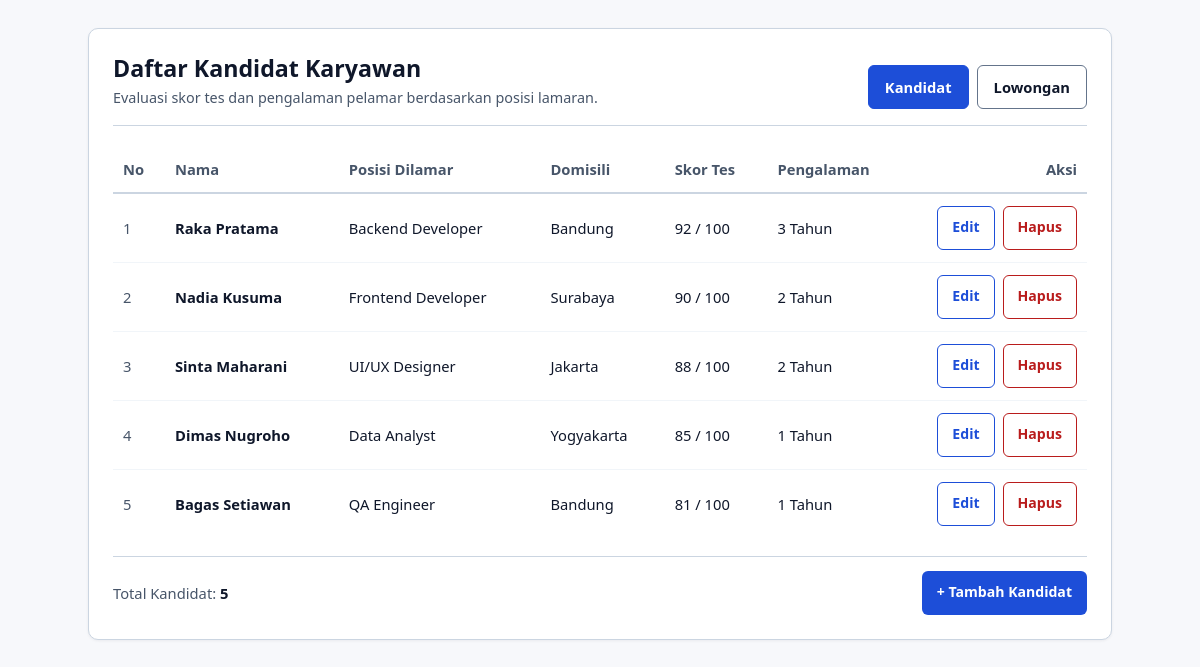
The page / on the database its author committed.
### tables this page shows
CREATE TABLE IF NOT EXISTS `kandidat` (
  `id` int(11) NOT NULL AUTO_INCREMENT,
  `nama` varchar(100) NOT NULL,
  `posisi` varchar(100) NOT NULL,
  `domisili` varchar(100) NOT NULL,
  `skorTes` int(11) NOT NULL DEFAULT 0,
  `pengalamanTahun` int(11) NOT NULL DEFAULT 0,
  PRIMARY KEY (`id`)
);

### models/DB.php (called while the page is built, shortened)
<?php
class DB {
    private string $host = "localhost";
    private string $db_name = "mvp_kandidat_db";
    private string $username = "root";
    private string $password = "";
    private ?PDO $conn = null;
    private ?PDOStatement $result = null;
    public function __construct(
        string $host = "localhost",
        string $db_name = "mvp_kandidat_db",
        string $username = "root",
        string $password = ""
    ) {
        $this->host = $host;
        $this->db_name = $db_name;
        $this->username = $username;
        $this->password = $password;
        $this->conn = $this->connect();
    }
    public function connect(): PDO {
        try {
            $dsn = "mysql:host={$this->host};dbname={$this->db_name};charset=utf8mb4";
            $options = [
                PDO::ATTR_ERRMODE => PDO::ERRMODE_EXCEPTION,
                PDO::ATTR_DEFAULT_FETCH_MODE => PDO::FETCH_ASSOC,
                PDO::ATTR_EMULATE_PREPARES => false,
            ];
            return new PDO($dsn, $this->username, $this->password, $options);
        } catch (PDOException $e) {
            throw new RuntimeException("Koneksi Database Gagal: " . $e->getMessage(), 0, $e);
        }
    }
    public function executeQuery(string $query, array $params = []): PDOStatement {
        try {
            $stmt = $this->conn->prepare($query);
            $stmt->execute($params);
            $this->result = $stmt;
            return $stmt;
        } catch (PDOException $e) {
            throw new RuntimeException("Query Gagal: " . $e->getMessage(), 0, $e);
        }
    }
    public function getAllResult(): array {
        return $this->result->fetchAll(PDO::FETCH_ASSOC);
    }
}
?>

### models/TabelKandidat.php (called while the page is built, shortened)
<?php
require_once __DIR__ . '/DB.php';
require_once __DIR__ . '/Kandidat.php';
class TabelKandidat extends DB implements KontrakModel {
    private function mapRowToKandidat(array $row): Kandidat {
        return new Kandidat(
            (int)$row['id'],
            $row['nama'],
            $row['posisi'],
            $row['domisili'],
            (int)$row['skorTes'],
            (int)$row['pengalamanTahun']
        );
    }
    public function getAllKandidat(): array {
        $query = "SELECT * FROM kandidat ORDER BY skorTes DESC, id ASC";
        $this->executeQuery($query);
        $rows = $this->getAllResult();
        $list = [];
        foreach ($rows as $row) {
            $list[] = $this->mapRowToKandidat($row);
        }
        return $list;
    }
}
?>

### presenters/BasePresenter.php (called while the page is built, shortened)
<?php
abstract class BasePresenter {
    protected function buildStatusBanner(?string $statusCode, string $entityLabel): string {
        if ($statusCode === null || $statusCode === '') {
            return '';
        }
        $safeLabel = htmlspecialchars($entityLabel, ENT_QUOTES, 'UTF-8');
        $map = [
            'added'    => ['success', 'status', "Berhasil: Data {$safeLabel} baru telah ditambahkan."],
            'updated'  => ['success', 'status', "Berhasil: Data {$safeLabel} telah diperbarui."],
            'deleted'  => ['success', 'status', "Berhasil: Data {$safeLabel} telah dihapus."],
            'invalid'  => ['error',   'alert',  "Perhatian: Pastikan seluruh kolom {$safeLabel} terisi dengan nilai yang valid."],
            'notfound' => ['error',   'alert',  "Perhatian: Data {$safeLabel} yang dipilih tidak ditemukan."],
        ];
        [$variant, $role, $message] = $map[$statusCode];
        return "<div class='status-banner status-banner--{$variant}' role='{$role}'>{$message}</div>";
    }
}
?>

### models/Kandidat.php (called while the page is built, shortened)
<?php
class Kandidat {
    private ?int $id;
    private string $nama;
    private string $posisi;
    private string $domisili;
    private int $skorTes;
    private int $pengalamanTahun;
    public function __construct(
        ?int $id,
        string $nama,
        string $posisi,
        string $domisili,
        int $skorTes,
        int $pengalamanTahun
    ) {
        $this->id = $id;
        $this->nama = $nama;
        $this->posisi = $posisi;
        $this->domisili = $domisili;
        $this->skorTes = $skorTes;
        $this->pengalamanTahun = $pengalamanTahun;
    }
    public function getId(): ?int { return $this->id; }
    public function getNama(): string { return $this->nama; }
    public function getPosisi(): string { return $this->posisi; }
    public function getDomisili(): string { return $this->domisili; }
    public function getSkorTes(): int { return $this->skorTes; }
    public function getPengalamanTahun(): int { return $this->pengalamanTahun; }
}
?>

### views/ViewKandidat.php (called while the page is built, shortened)
<?php
class ViewKandidat implements KontrakView {
    private string $skinPath;
    public function __construct(string $skinPath = '', string $formPath = '') {
        $this->skinPath = $skinPath ?: __DIR__ . '/../template/skin.html';
    }
    public function renderDaftar(string $tableRowsHtml, int $totalData, string $statusBannerHtml = ''): string {
        $template = file_get_contents($this->skinPath);
        $tokens = [
            '{{STATUS_BANNER}}' => $statusBannerHtml,
            '{{TABLE_ROWS}}'    => $tableRowsHtml,
            '{{TOTAL_DATA}}'    => (string)$totalData,
        ];
        return str_replace(array_keys($tokens), array_values($tokens), $template);
    }
}
?>

### presenters/PresenterKandidat.php (the view, shortened to what this page needs)
<?php
require_once __DIR__ . '/BasePresenter.php';
require_once __DIR__ . '/KontrakPresenter.php';
require_once __DIR__ . '/../models/Kandidat.php';
class PresenterKandidat extends BasePresenter implements KontrakPresenter {
    private KontrakModel $model;
    private KontrakView $view;
    public function __construct(KontrakModel $model, KontrakView $view) {
        $this->model = $model;
        $this->view = $view;
    }
    private function buildRowHtml(int $no, Kandidat $kandidat): string {
        $id = (int)$kandidat->getId();
        $nama = htmlspecialchars($kandidat->getNama(), ENT_QUOTES, 'UTF-8');
        $posisi = htmlspecialchars($kandidat->getPosisi(), ENT_QUOTES, 'UTF-8');
        $domisili = htmlspecialchars($kandidat->getDomisili(), ENT_QUOTES, 'UTF-8');
        $skorTes = number_format($kandidat->getSkorTes()) . ' / 100';
        $pengalaman = number_format($kandidat->getPengalamanTahun()) . ' Tahun';
        return "<tr>
            <td class='col-id' data-label='No'>{$no}</td>
            <td data-label='Nama'><strong>{$nama}</strong></td>
            <td data-label='Posisi Dilamar'>{$posisi}</td>
            <td data-label='Domisili'>{$domisili}</td>
            <td data-label='Skor Tes'>{$skorTes}</td>
            <td data-label='Pengalaman'>{$pengalaman}</td>
            <td class='col-actions' data-label='Aksi'>
                <div class='action-group'>
                    <a href='index.php?entity=kandidat&screen=edit&id={$id}' class='btn btn-edit'>Edit</a>
                    <form method='post' action='index.php?entity=kandidat' class='inline-form' onsubmit=\"return confirm('Hapus kandidat ini?')\">
                        <input type='hidden' name='entity' value='kandidat'>
                        <input type='hidden' name='action' value='hapus'>
                        <input type='hidden' name='id' value='{$id}'>
                        <button type='submit' class='btn btn-delete'>Hapus</button>
                    </form>
                </div>
            </td>
        </tr>";
    }
    public function tampilkanKandidat(?string $statusCode = null): string {
        $listKandidat = $this->model->getAllKandidat();
        $totalKandidat = count($listKandidat);
        $bannerHtml = $this->buildStatusBanner($statusCode, 'kandidat');
        $rowsHtml = '';
        if (empty($listKandidat)) {
            $rowsHtml = "<tr><td colspan='7' class='empty-cell'>Belum ada data kandidat. Klik '+ Tambah Kandidat' untuk menambahkan pelamar baru.</td></tr>";
        } else {
            $no = 1;
            foreach ($listKandidat as $kandidat) {
                $rowsHtml .= $this->buildRowHtml($no, $kandidat);
                $no++;
            }
        }
        return $this->view->renderDaftar($rowsHtml, $totalKandidat, $bannerHtml);
    }
}
?>

### index.php (shortened to what this page needs)
<?php
require_once __DIR__ . '/models/TabelKandidat.php';
require_once __DIR__ . '/views/ViewKandidat.php';
require_once __DIR__ . '/presenters/PresenterKandidat.php';
$entity = $_POST['entity'] ?? $_GET['entity'] ?? 'kandidat';
try {
    if ($entity === 'lowongan') {
        $model = new TabelLowongan('localhost', 'mvp_kandidat_db', 'root', '');
        $view = new ViewLowongan();
        $presenter = new PresenterLowongan($model, $view);
        if ($_SERVER['REQUEST_METHOD'] === 'POST') {
            $action = $_POST['action'] ?? '';
            if ($action === 'tambah') {
                $presenter->tambahLowongan(
                    (string)($_POST['judul'] ?? ''),
                    (string)($_POST['departemen'] ?? ''),
                    (string)($_POST['tipeKerja'] ?? ''),
                    (string)($_POST['lokasi'] ?? ''),
                    (int)($_POST['kuota'] ?? 1),
                    (string)($_POST['status'] ?? '')
                );
            } elseif ($action === 'ubah') {
                $presenter->ubahLowongan(
                    (int)($_POST['id'] ?? 0),
                    (string)($_POST['judul'] ?? ''),
                    (string)($_POST['departemen'] ?? ''),
                    (string)($_POST['tipeKerja'] ?? ''),
                    (string)($_POST['lokasi'] ?? ''),
                    (int)($_POST['kuota'] ?? 1),
                    (string)($_POST['status'] ?? '')
                );
            } elseif ($action === 'hapus') {
                $presenter->hapusLowongan((int)($_POST['id'] ?? 0));
            }
            header('Location: index.php?entity=lowongan');
            exit();
        }
        $screen = $_GET['screen'] ?? 'list';
        $status = $_GET['status'] ?? null;
        if ($screen === 'add') {
            echo $presenter->tampilkanFormLowongan(null, $status);
        } elseif ($screen === 'edit' && isset($_GET['id'])) {
            echo $presenter->tampilkanFormLowongan((int)$_GET['id'], $status);
        } else {
            echo $presenter->tampilkanLowongan($status);
        }
    } else {
        $model = new TabelKandidat('localhost', 'mvp_kandidat_db', 'root', '');
        $view = new ViewKandidat();
        $presenter = new PresenterKandidat($model, $view);
        $screen = $_GET['screen'] ?? 'list';
        $status = $_GET['status'] ?? null;
        if ($screen === 'add') {
            echo $presenter->tampilkanFormKandidat(null, $status);
        } elseif ($screen === 'edit' && isset($_GET['id'])) {
            echo $presenter->tampilkanFormKandidat((int)$_GET['id'], $status);
        } else {
            echo $presenter->tampilkanKandidat($status);
        }
    }
} catch (Throwable $e) {
    http_response_code(500);
    echo renderErrorPage($e->getMessage());
}
?>

### template/style.css (style rules this page uses)
:root { --bg: #f7f8fb; --surface: #ffffff; --surface-subtle: #f1f5f9; --ink: #0f172a; --muted: #475569; --accent: #1d4ed8; --accent-hover: #1e40af; --danger: #b91c1c; --danger-bg: #fee2e2; --danger-ink: #991b1b; --success-bg: #dcfce7; --success-ink: #166534; --border: #cbd5e1; --border-control: #64748b; --radius-card: 10px; --radius-control: 6px; --radius-badge: 4px; font-family: system-ui, -apple-system, "Segoe UI", Roboto, Arial, sans-serif; color-scheme: light; }
*, *::before, *::after { box-sizing: border-box; }
html, body { margin: 0; min-height: 100%; background: var(--bg); color: var(--ink); font-size: 16px; line-height: 1.5; }
.container { max-width: 1060px; margin: 0 auto; padding: 28px 18px 48px; }
.card { background: var(--surface); border: 1px solid var(--border); border-radius: var(--radius-card); padding: 24px; box-shadow: 0 1px 3px rgba(15, 23, 42, 0.06); }
.page-header { display: flex; flex-wrap: wrap; justify-content: space-between; align-items: flex-end; gap: 16px; margin-bottom: 20px; padding-bottom: 16px; border-bottom: 1px solid var(--border); }
.page-title { margin: 0; font-size: clamp(1.2rem, 2.2vw, 1.45rem); font-weight: 700; color: var(--ink); line-height: 1.3; }
.page-subtitle { margin: 4px 0 0; font-size: 0.9rem; color: var(--muted); }
.entity-tabs { display: flex; flex-wrap: wrap; gap: 8px; }
.tab-link { display: inline-flex; align-items: center; justify-content: center; min-height: 44px; padding: 8px 16px; border-radius: var(--radius-control); border: 1px solid var(--border-control); background: var(--surface); color: var(--ink); font-size: 0.92rem; font-weight: 600; text-decoration: none; transition: background-color 0.15s ease, border-color 0.15s ease; }
.tab-link.is-active { background: var(--accent); border-color: var(--accent); color: #ffffff; }
.table-wrap { width: 100%; overflow-x: auto; }
table { width: 100%; border-collapse: collapse; font-size: 0.92rem; }
thead th { text-align: left; padding: 12px 10px; color: var(--muted); font-weight: 700; border-bottom: 2px solid var(--border); white-space: nowrap; }
tbody td { padding: 12px 10px; border-bottom: 1px solid var(--surface-subtle); vertical-align: middle; }
tbody tr:last-child td { border-bottom: 0; }
.col-id { width: 52px; color: var(--muted); }
.col-actions { width: 176px; text-align: right; white-space: nowrap; }
.action-group { display: inline-flex; align-items: center; justify-content: flex-end; gap: 8px; }
.inline-form { display: inline; margin: 0; }
.btn { display: inline-flex; align-items: center; justify-content: center; min-height: 44px; min-width: 44px; padding: 8px 14px; border-radius: var(--radius-control); border: 1px solid transparent; font-family: inherit; font-size: 0.88rem; font-weight: 600; line-height: 1.2; cursor: pointer; text-decoration: none; transition: background-color 0.15s ease, color 0.15s ease, border-color 0.15s ease; }
.btn-primary, .btn-add { background: var(--accent); color: #ffffff; }
.btn-edit { background: var(--surface); color: var(--accent); border-color: var(--accent); }
.btn-delete { background: var(--surface); color: var(--danger); border-color: var(--danger); }
.footer-bar { margin-top: 18px; padding-top: 14px; border-top: 1px solid var(--border); display: flex; flex-wrap: wrap; justify-content: space-between; align-items: center; gap: 12px; }
.footer-count { color: var(--muted); font-size: 0.92rem; }
.footer-count strong { color: var(--ink); }

### rows shown on the page
kandidat: id "Daftar Kandidat Karyawan Evaluasi skor tes dan pengalaman pelamar berdasarkan posisi lamaran. Kandidat Lowongan No Nama Posisi Dilamar Domisili Skor Tes Pengalaman Aksi Total Kandidat: 5 + Tambah Kandidat", no "5", nama "Bagas Setiawan", posisi "QA Engineer", domisili "Bandung", skorTes "81 / 100", pengalamanTahun "1 Tahun"
kandidat: no "1", nama "Raka Pratama", posisi "Backend Developer", domisili "Bandung", skorTes "92 / 100", pengalamanTahun "3 Tahun"
kandidat: no "2", nama "Nadia Kusuma", posisi "Frontend Developer", domisili "Surabaya", skorTes "90 / 100", pengalamanTahun "2 Tahun"
kandidat: no "3", nama "Sinta Maharani", posisi "UI/UX Designer", domisili "Jakarta", skorTes "88 / 100", pengalamanTahun "2 Tahun"
kandidat: no "4", nama "Dimas Nugroho", posisi "Data Analyst", domisili "Yogyakarta", skorTes "85 / 100", pengalamanTahun "1 Tahun"
